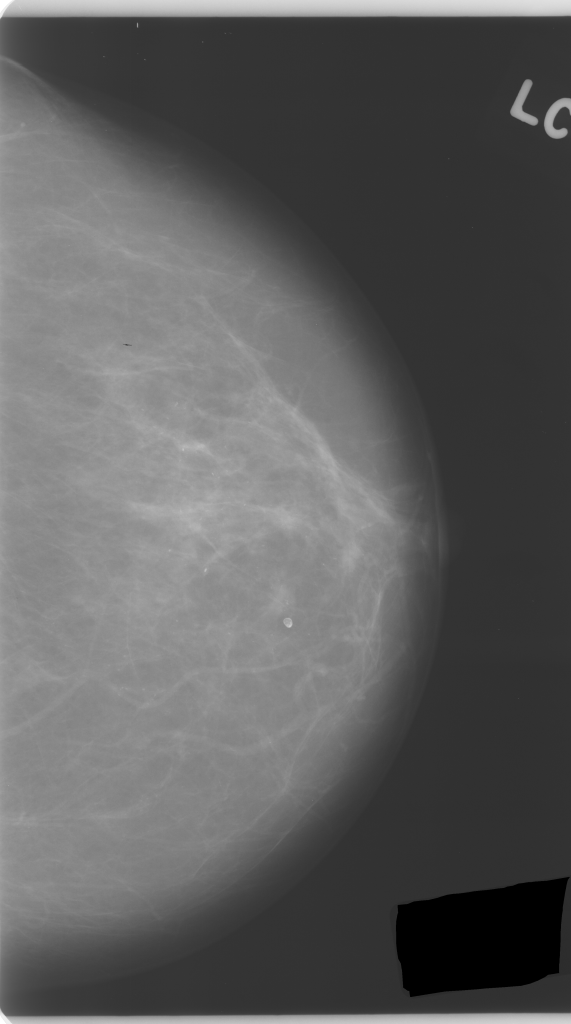
#> input picture mamografias/DleftCC/d_left_cc (106).png, 571 x 1024 px
$ python -i segmentation.py   (imports and definitions only)
#> lines starting #> are read from the running program, lines starting #| are printed output that depends on the picture; after the words box and inside, x2 and y2 are one past the last pixel; in counts of white or black regions, pixels touching at a corner belong together
import glob
import cv2
import numpy as np
from matplotlib import pyplot as plt
import os
import shutil

IMGS = glob.glob('./mamografias/**/*.png')

def segmentation(img_path):
#> called with img_path = 'mamografias/DleftCC/d_left_cc (106).png'
    img = cv2.imread(img_path)
#> img is the input picture: shape (1024, 571, 3); min 0, max 255, mean 93.9
    img = cv2.cvtColor(img, cv2.COLOR_BGR2GRAY)
#> img: shape (1024, 571)

    img = cv2.GaussianBlur(img, (5, 5), 0)

    # binariza a img
    cv2.imwrite('./test/test_img.png', img)
    _, thresh_img = cv2.threshold(img, 0, 255, cv2.THRESH_BINARY+cv2.THRESH_OTSU)
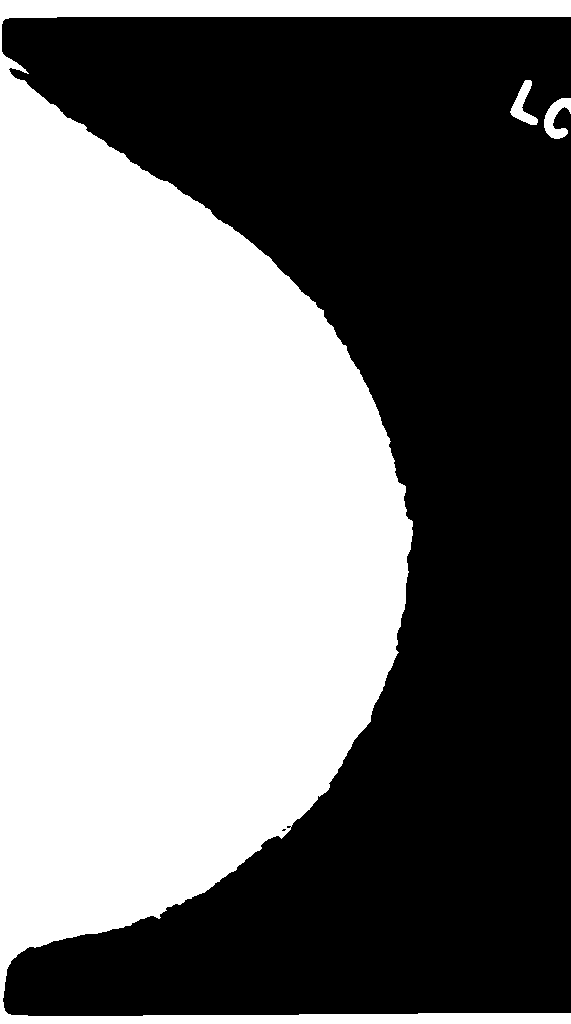
#> thresh_img: shape (1024, 571); 47.2% white; 3 white regions

    cv2.imwrite('./test/bin.png', thresh_img)

    # encontra os contornos da img binarizada
    contours, _ = cv2.findContours(thresh_img, cv2.RETR_EXTERNAL, cv2.CHAIN_APPROX_SIMPLE)
#> contours = 3 contours; box (x1, y1, x2, y2) and area: (0, 0, 571, 1024) 272788, (544, 98, 571, 139) 520, (510, 80, 538, 125) 472

    # encontra o maior contorno, baseado na area
    largest_contour = max(contours, key=cv2.contourArea)
#> largest_contour = contour of 723 points, box (x1, y1, x2, y2) (0, 0, 571, 1024), area 272788

    # cria a mascara, utilizando o maior contorno
    mask = np.zeros_like(img)
    cv2.drawContours(mask, [largest_contour], 0, 255, thickness=cv2.FILLED)
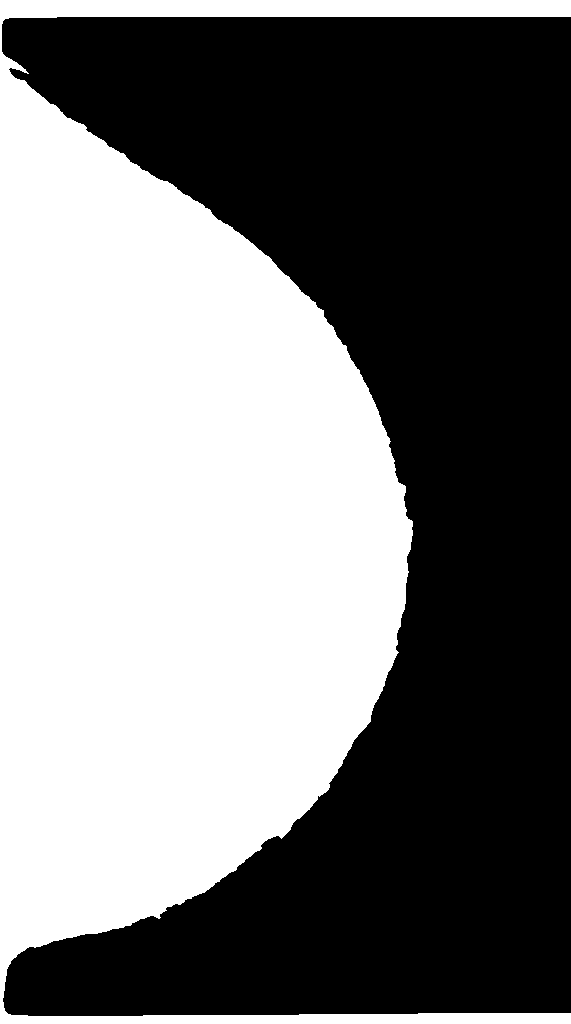
#> mask: shape (1024, 571); 47% white; 1 white region, box (x1, y1, x2, y2) and area: (0, 0, 571, 1024) 275102

    cv2.imwrite('./test/mask.png', mask)

    # aplica a mascara na img
    segmented_image = cv2.bitwise_and(img, img, mask=mask)
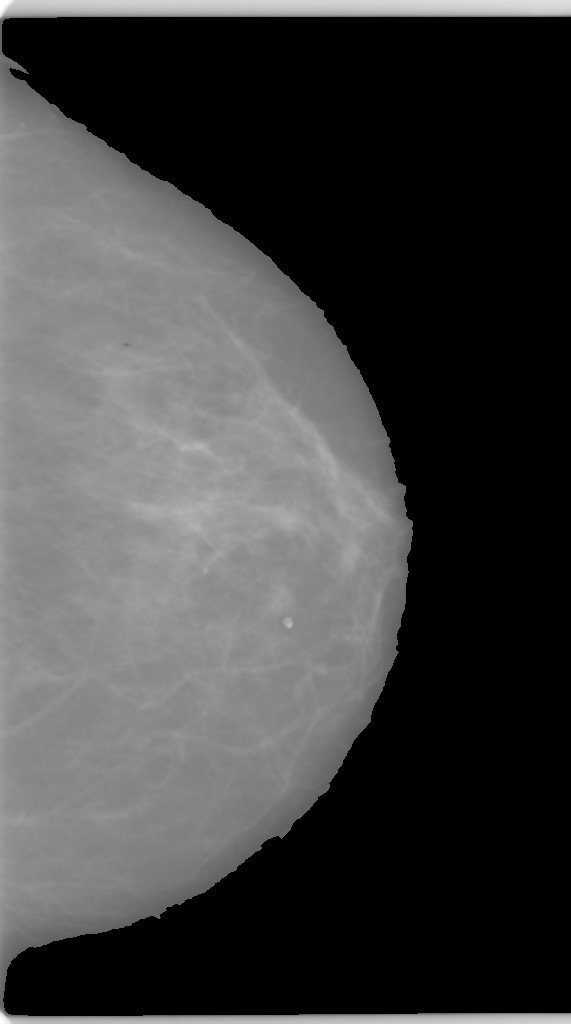
#> segmented_image: shape (1024, 571); min 0, max 255, mean 65.7

    cv2.imwrite('./test/segmented.png', segmented_image)
    return segmented_image


# [110 lines left out: functions split_classes, data_augmentation, not called in this run]


# split_classes(True)
# [1 line not run here, left out]

>>> result = segmentation('mamografias/DleftCC/d_left_cc (106).png')

$ run again, on mamografias/DleftMLO/d_left_mlo (148).png
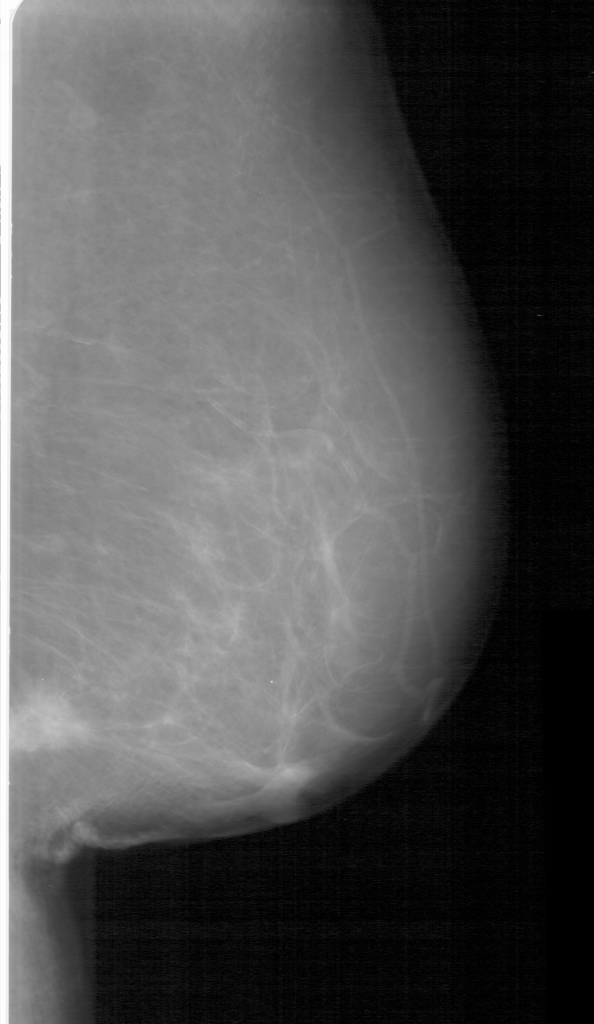
#> input picture mamografias/DleftMLO/d_left_mlo (148).png, 594 x 1024 px
#> in segmentation, img is the input picture: shape (1024, 594, 3); min 0, max 253, mean 82.6
#> in segmentation, `_, thresh_img = cv2.threshold(img, 0, 255, cv2.THRESH_BINARY+cv2.THRES..`:
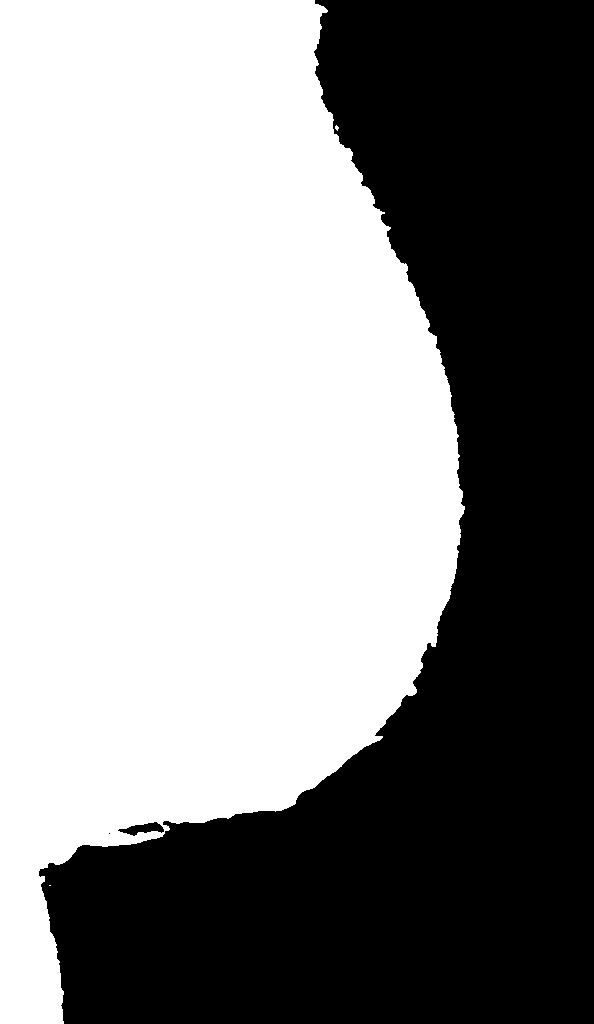
#> thresh_img: shape (1024, 594); 55.8% white; 3 black regions (1 under 20 px)
#> contours = 3 contours, 2 with area under 20; largest, box (x1, y1, x2, y2) and area: (0, 0, 465, 1024) 338183
#> largest_contour = contour of 661 points, box (x1, y1, x2, y2) (0, 0, 465, 1024), area 338183
#> mask: shape (1024, 594); 55.8% white; 1 black region, box (x1, y1, x2, y2) and area: (39, 0, 594, 1024) 268693
#> in segmentation, `segmented_image = cv2.bitwise_and(img, img, mask=mask)`:
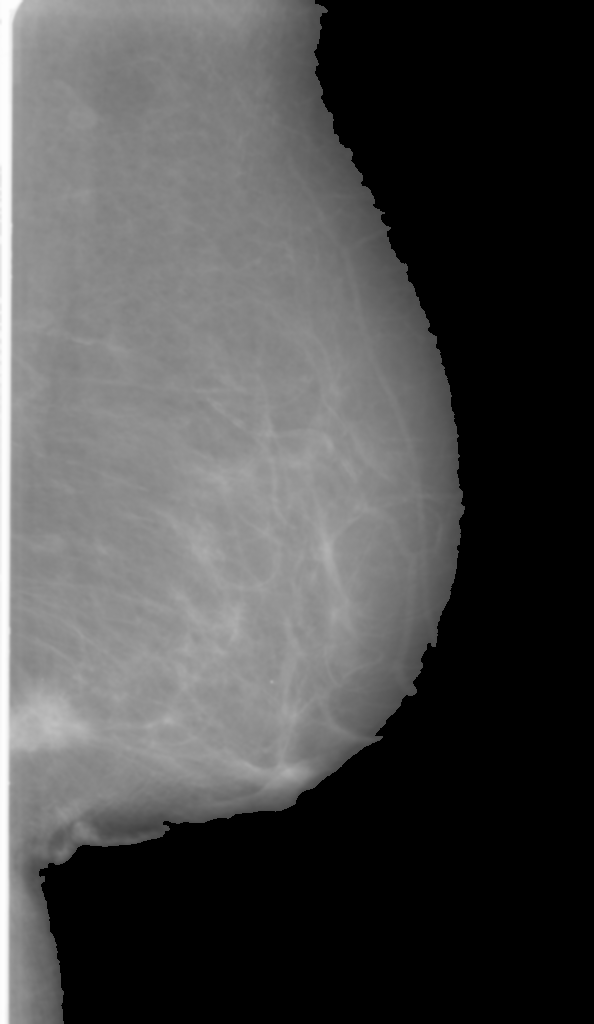
#> segmented_image: shape (1024, 594); min 0, max 253, mean 76.2

$ run again, on mamografias/DrightCC/d_right_cc (122).png
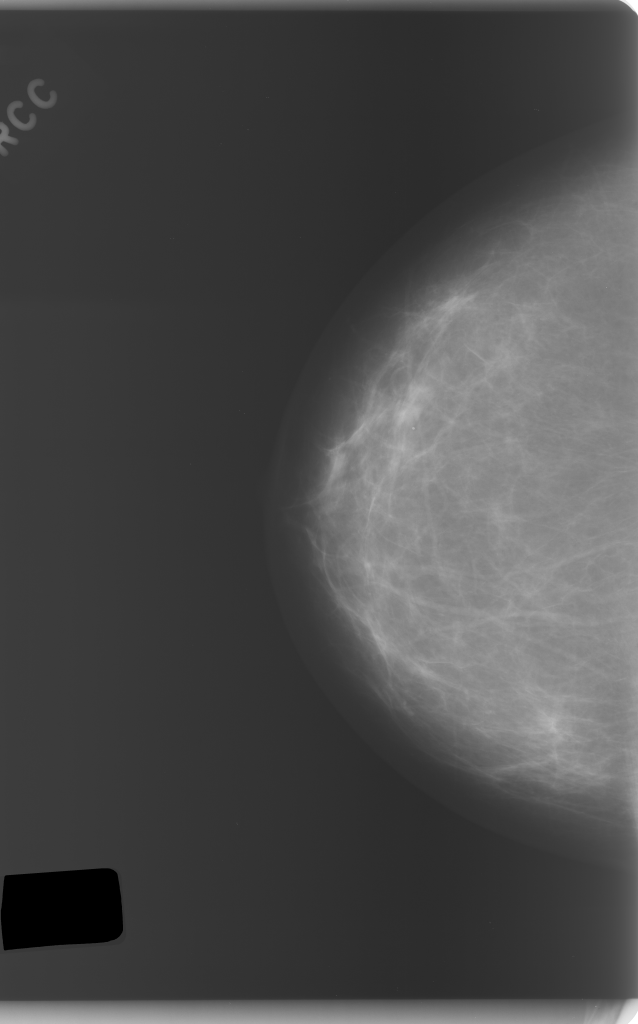
#> input picture mamografias/DrightCC/d_right_cc (122).png, 638 x 1024 px
#> in segmentation, img is the input picture: shape (1024, 638, 3); min 0, max 255, mean 74.7
#> in segmentation, `_, thresh_img = cv2.threshold(img, 0, 255, cv2.THRESH_BINARY+cv2.THRES..`:
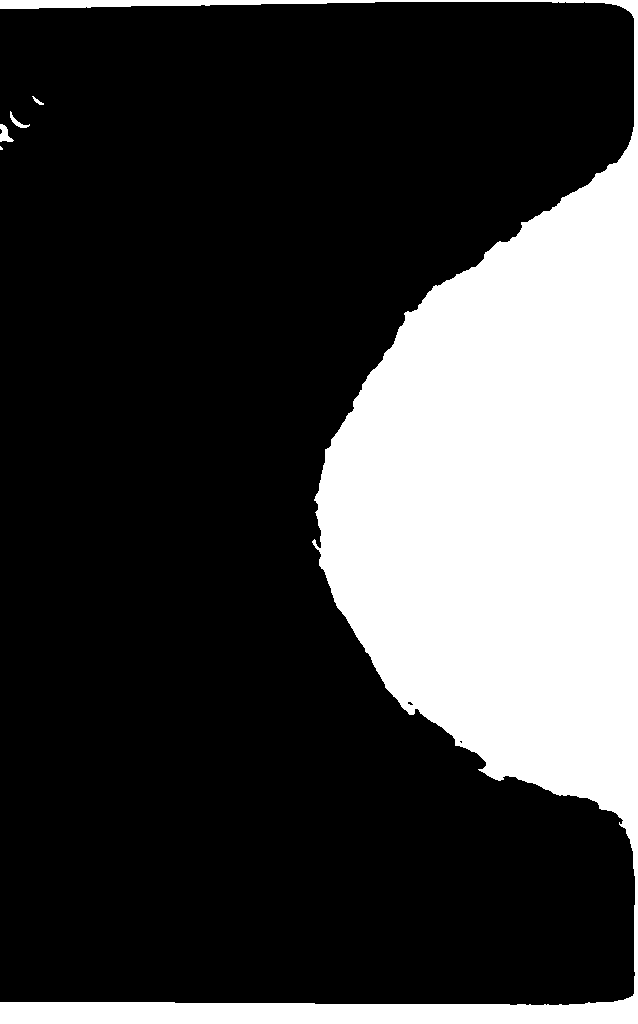
#> thresh_img: shape (1024, 638); 25.5% white; 5 white regions (1 under 20 px)
#> contours = 5 contours, 1 with area under 20; largest, box (x1, y1, x2, y2) and area: (0, 0, 638, 1024) 164168, (0, 124, 14, 142) 116, (10, 111, 30, 128) 66, (32, 96, 44, 105) 24
#> largest_contour = contour of 692 points, box (x1, y1, x2, y2) (0, 0, 638, 1024), area 164168
#> mask: shape (1024, 638); 25.5% white; 1 white region, box (x1, y1, x2, y2) and area: (0, 0, 638, 1024) 166598
#> in segmentation, `segmented_image = cv2.bitwise_and(img, img, mask=mask)`:
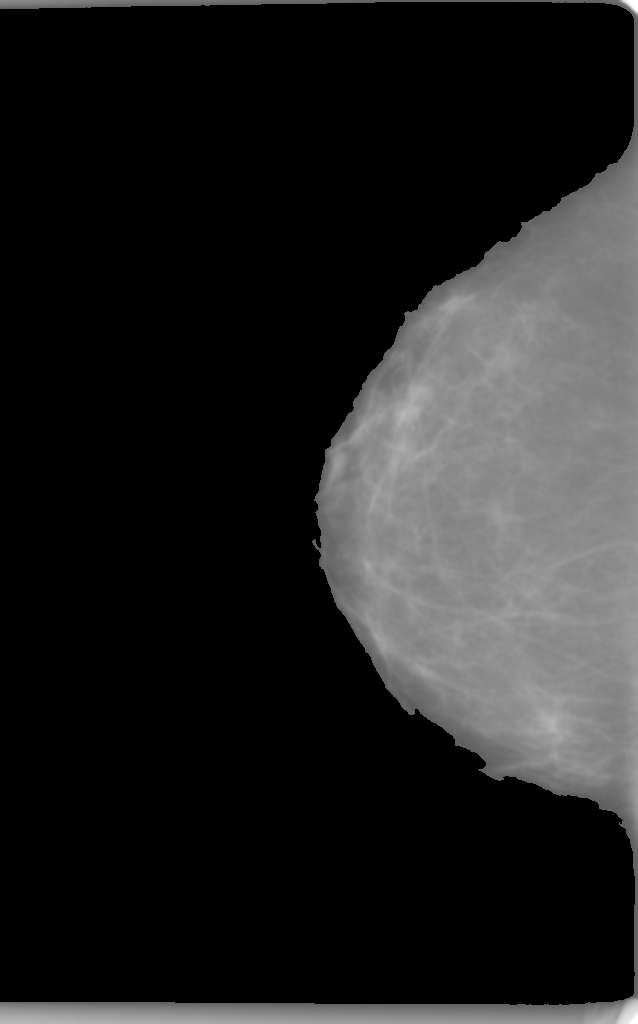
#> segmented_image: shape (1024, 638); min 0, max 255, mean 34.3
